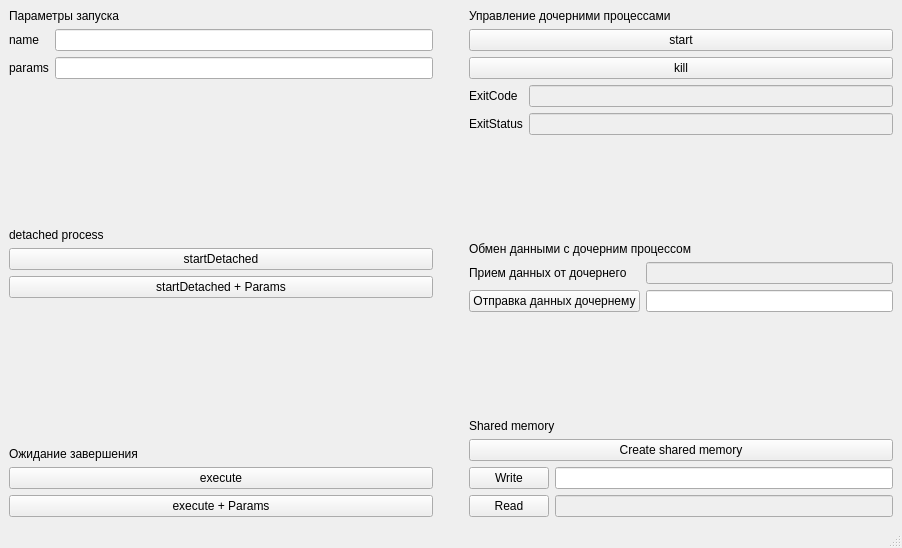
<?xml version="1.0" encoding="UTF-8"?>
<ui version="4.0">
 <class>MainWindow</class>
 <widget class="QMainWindow" name="MainWindow">
  <property name="geometry">
   <rect>
    <x>0</x>
    <y>0</y>
    <width>902</width>
    <height>548</height>
   </rect>
  </property>
  <property name="windowTitle">
   <string>MainWindow</string>
  </property>
  <widget class="QWidget" name="centralwidget">
   <layout class="QHBoxLayout" name="horizontalLayout_5">
    <item>
     <layout class="QVBoxLayout" name="verticalLayout_16">
      <item>
       <layout class="QVBoxLayout" name="verticalLayout_3">
        <item>
         <widget class="QLabel" name="label">
          <property name="maximumSize">
           <size>
            <width>16777215</width>
            <height>20</height>
           </size>
          </property>
          <property name="text">
           <string>Параметры запуска</string>
          </property>
         </widget>
        </item>
        <item>
         <layout class="QHBoxLayout" name="horizontalLayout">
          <item>
           <layout class="QVBoxLayout" name="verticalLayout_2">
            <item>
             <widget class="QLabel" name="label_2">
              <property name="text">
               <string>name</string>
              </property>
             </widget>
            </item>
            <item>
             <widget class="QLabel" name="label_3">
              <property name="text">
               <string>params</string>
              </property>
             </widget>
            </item>
           </layout>
          </item>
          <item>
           <layout class="QVBoxLayout" name="verticalLayout">
            <item>
             <widget class="QLineEdit" name="le_name">
              <property name="minimumSize">
               <size>
                <width>300</width>
                <height>0</height>
               </size>
              </property>
             </widget>
            </item>
            <item>
             <widget class="QLineEdit" name="le_params"/>
            </item>
           </layout>
          </item>
         </layout>
        </item>
       </layout>
      </item>
      <item>
       <spacer name="verticalSpacer">
        <property name="orientation">
         <enum>Qt::Vertical</enum>
        </property>
        <property name="sizeType">
         <enum>QSizePolicy::Expanding</enum>
        </property>
        <property name="sizeHint" stdset="0">
         <size>
          <width>20</width>
          <height>40</height>
         </size>
        </property>
       </spacer>
      </item>
      <item>
       <layout class="QVBoxLayout" name="verticalLayout_8">
        <item>
         <widget class="QLabel" name="label_7">
          <property name="maximumSize">
           <size>
            <width>16777215</width>
            <height>20</height>
           </size>
          </property>
          <property name="text">
           <string>detached process</string>
          </property>
         </widget>
        </item>
        <item>
         <widget class="QPushButton" name="pb_startDetached">
          <property name="text">
           <string>startDetached</string>
          </property>
         </widget>
        </item>
        <item>
         <widget class="QPushButton" name="pb_startDetachedParams">
          <property name="text">
           <string>startDetached + Params</string>
          </property>
         </widget>
        </item>
       </layout>
      </item>
      <item>
       <spacer name="verticalSpacer_2">
        <property name="orientation">
         <enum>Qt::Vertical</enum>
        </property>
        <property name="sizeType">
         <enum>QSizePolicy::Expanding</enum>
        </property>
        <property name="sizeHint" stdset="0">
         <size>
          <width>20</width>
          <height>40</height>
         </size>
        </property>
       </spacer>
      </item>
      <item>
       <layout class="QVBoxLayout" name="verticalLayout_9">
        <item>
         <widget class="QLabel" name="label_8">
          <property name="maximumSize">
           <size>
            <width>16777215</width>
            <height>20</height>
           </size>
          </property>
          <property name="text">
           <string>Ожидание завершения</string>
          </property>
         </widget>
        </item>
        <item>
         <widget class="QPushButton" name="pb_execute">
          <property name="text">
           <string>execute</string>
          </property>
         </widget>
        </item>
        <item>
         <widget class="QPushButton" name="pb_executeParams">
          <property name="text">
           <string>execute + Params</string>
          </property>
         </widget>
        </item>
       </layout>
      </item>
     </layout>
    </item>
    <item>
     <spacer name="horizontalSpacer">
      <property name="orientation">
       <enum>Qt::Horizontal</enum>
      </property>
      <property name="sizeType">
       <enum>QSizePolicy::Fixed</enum>
      </property>
      <property name="sizeHint" stdset="0">
       <size>
        <width>30</width>
        <height>20</height>
       </size>
      </property>
     </spacer>
    </item>
    <item>
     <layout class="QVBoxLayout" name="verticalLayout_15">
      <item>
       <layout class="QVBoxLayout" name="verticalLayout_6">
        <item>
         <widget class="QLabel" name="label_4">
          <property name="maximumSize">
           <size>
            <width>16777215</width>
            <height>20</height>
           </size>
          </property>
          <property name="text">
           <string>Управление дочерними процессами</string>
          </property>
         </widget>
        </item>
        <item>
         <widget class="QPushButton" name="pb_start">
          <property name="text">
           <string>start</string>
          </property>
         </widget>
        </item>
        <item>
         <widget class="QPushButton" name="pb_kill">
          <property name="text">
           <string>kill</string>
          </property>
         </widget>
        </item>
        <item>
         <layout class="QHBoxLayout" name="horizontalLayout_2">
          <item>
           <layout class="QVBoxLayout" name="verticalLayout_5">
            <item>
             <widget class="QLabel" name="label_5">
              <property name="text">
               <string>ExitCode</string>
              </property>
             </widget>
            </item>
            <item>
             <widget class="QLabel" name="label_6">
              <property name="text">
               <string>ExitStatus</string>
              </property>
             </widget>
            </item>
           </layout>
          </item>
          <item>
           <layout class="QVBoxLayout" name="verticalLayout_4">
            <item>
             <widget class="QLineEdit" name="le_exitCode">
              <property name="enabled">
               <bool>false</bool>
              </property>
             </widget>
            </item>
            <item>
             <widget class="QLineEdit" name="le_exitStatus">
              <property name="enabled">
               <bool>false</bool>
              </property>
             </widget>
            </item>
           </layout>
          </item>
         </layout>
        </item>
       </layout>
      </item>
      <item>
       <spacer name="verticalSpacer_3">
        <property name="orientation">
         <enum>Qt::Vertical</enum>
        </property>
        <property name="sizeType">
         <enum>QSizePolicy::Expanding</enum>
        </property>
        <property name="sizeHint" stdset="0">
         <size>
          <width>20</width>
          <height>40</height>
         </size>
        </property>
       </spacer>
      </item>
      <item>
       <layout class="QVBoxLayout" name="verticalLayout_11">
        <item>
         <widget class="QLabel" name="label_9">
          <property name="maximumSize">
           <size>
            <width>16777215</width>
            <height>20</height>
           </size>
          </property>
          <property name="text">
           <string>Обмен данными с дочерним процессом</string>
          </property>
         </widget>
        </item>
        <item>
         <layout class="QHBoxLayout" name="horizontalLayout_3">
          <item>
           <layout class="QVBoxLayout" name="verticalLayout_10">
            <item>
             <widget class="QLabel" name="label_10">
              <property name="text">
               <string>Прием данных от дочернего</string>
              </property>
             </widget>
            </item>
            <item>
             <widget class="QPushButton" name="pb_toChild">
              <property name="text">
               <string>Отправка данных дочернему</string>
              </property>
             </widget>
            </item>
           </layout>
          </item>
          <item>
           <layout class="QVBoxLayout" name="verticalLayout_7">
            <item>
             <widget class="QLineEdit" name="le_fromChild">
              <property name="enabled">
               <bool>false</bool>
              </property>
             </widget>
            </item>
            <item>
             <widget class="QLineEdit" name="le_toChild"/>
            </item>
           </layout>
          </item>
         </layout>
        </item>
       </layout>
      </item>
      <item>
       <spacer name="verticalSpacer_4">
        <property name="orientation">
         <enum>Qt::Vertical</enum>
        </property>
        <property name="sizeType">
         <enum>QSizePolicy::Expanding</enum>
        </property>
        <property name="sizeHint" stdset="0">
         <size>
          <width>20</width>
          <height>40</height>
         </size>
        </property>
       </spacer>
      </item>
      <item>
       <layout class="QVBoxLayout" name="verticalLayout_14">
        <item>
         <widget class="QLabel" name="label_11">
          <property name="maximumSize">
           <size>
            <width>16777215</width>
            <height>20</height>
           </size>
          </property>
          <property name="text">
           <string>Shared memory</string>
          </property>
         </widget>
        </item>
        <item>
         <widget class="QPushButton" name="pb_createShared">
          <property name="text">
           <string>Create shared memory</string>
          </property>
         </widget>
        </item>
        <item>
         <layout class="QHBoxLayout" name="horizontalLayout_4">
          <item>
           <layout class="QVBoxLayout" name="verticalLayout_13">
            <item>
             <widget class="QPushButton" name="pb_writeShared">
              <property name="text">
               <string>Write</string>
              </property>
             </widget>
            </item>
            <item>
             <widget class="QPushButton" name="pb_readShared">
              <property name="text">
               <string>Read</string>
              </property>
             </widget>
            </item>
           </layout>
          </item>
          <item>
           <layout class="QVBoxLayout" name="verticalLayout_12">
            <item>
             <widget class="QLineEdit" name="le_writeShared"/>
            </item>
            <item>
             <widget class="QLineEdit" name="le_readShared">
              <property name="enabled">
               <bool>false</bool>
              </property>
             </widget>
            </item>
           </layout>
          </item>
         </layout>
        </item>
       </layout>
      </item>
     </layout>
    </item>
   </layout>
  </widget>
  <widget class="QMenuBar" name="menubar">
   <property name="geometry">
    <rect>
     <x>0</x>
     <y>0</y>
     <width>902</width>
     <height>21</height>
    </rect>
   </property>
  </widget>
  <widget class="QStatusBar" name="statusbar"/>
 </widget>
 <resources/>
 <connections/>
</ui>
